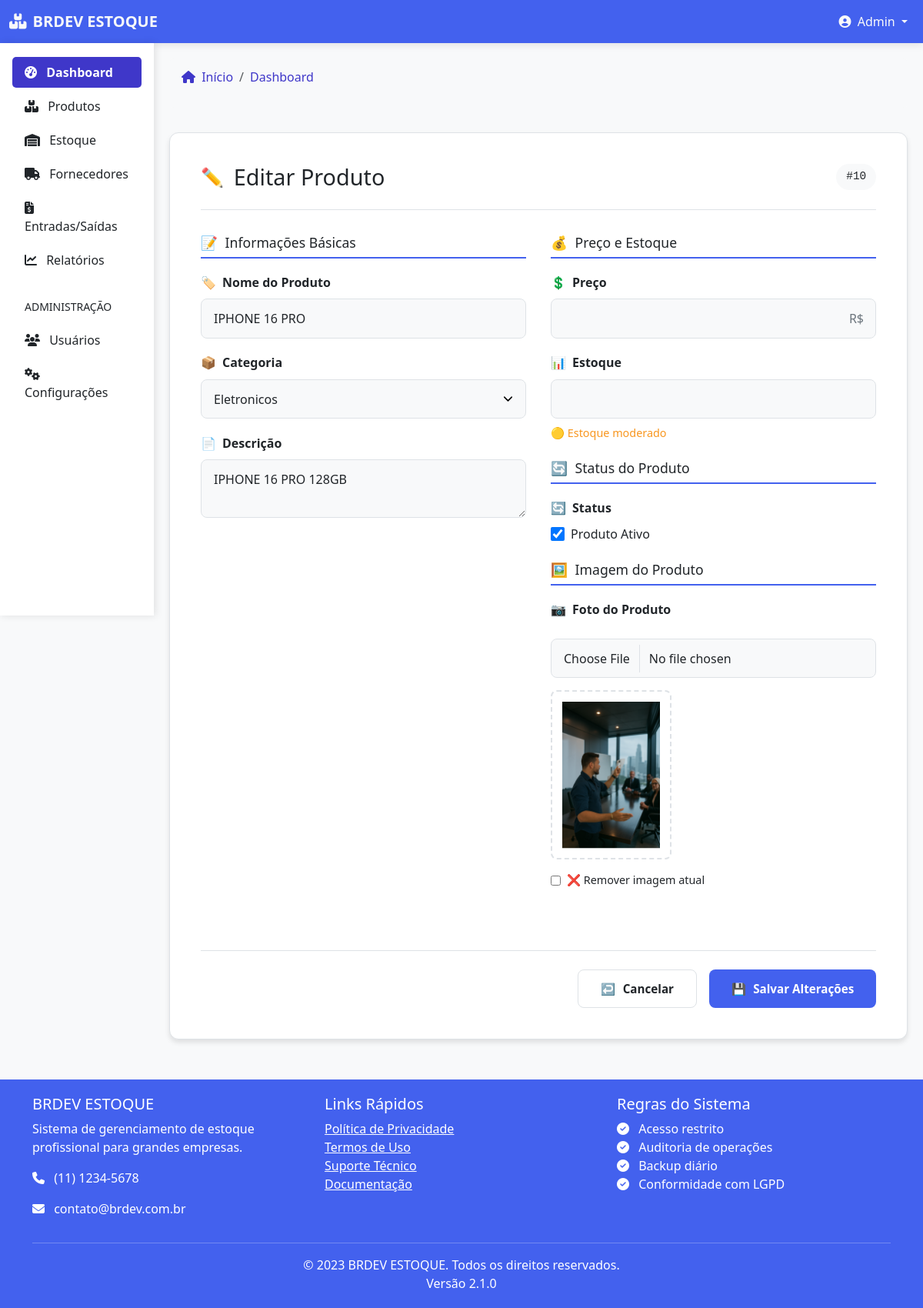
Page /produto/edit/10/editar/ (signed in) on the earlier database version.
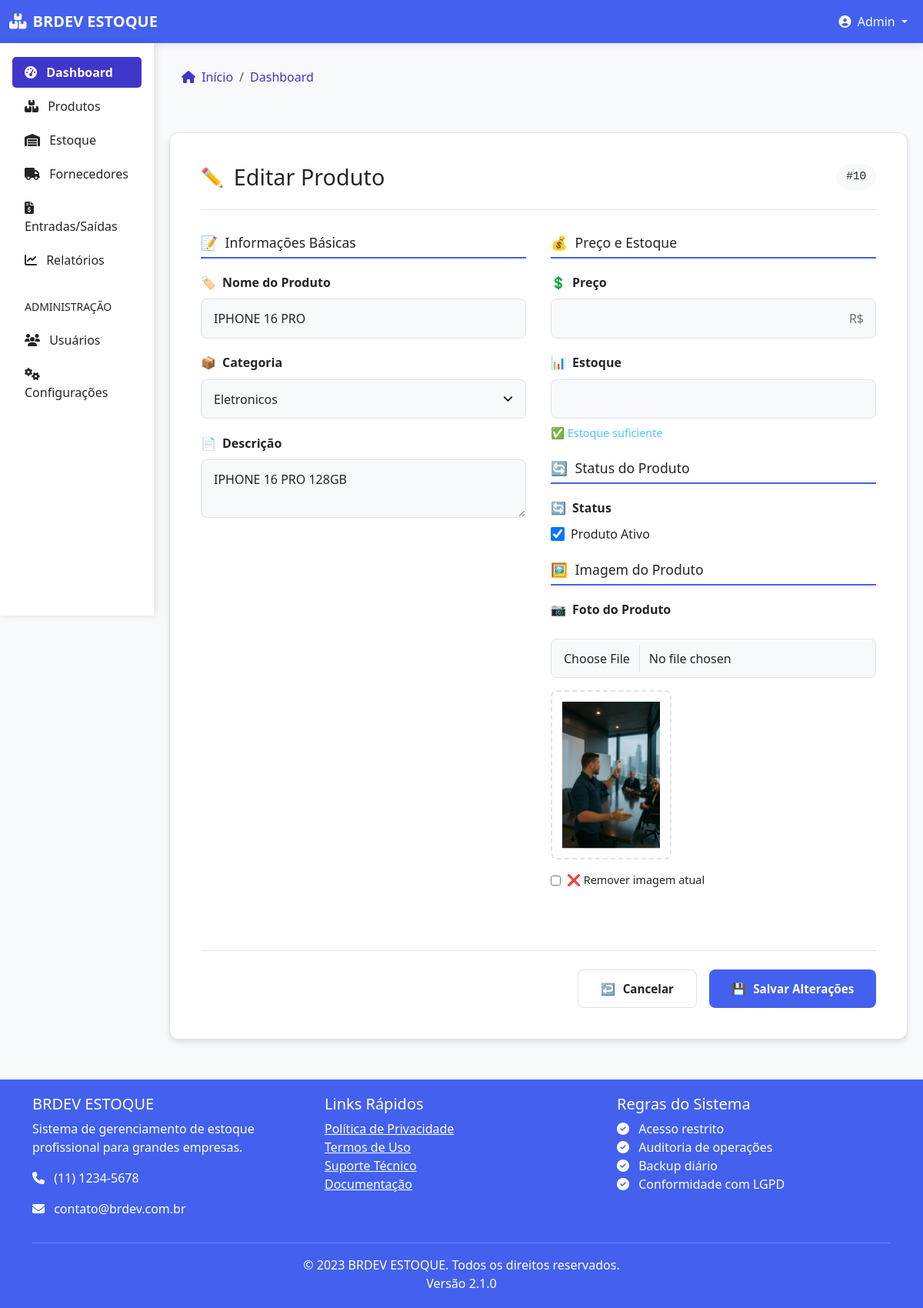
Same page on the later database version.
### Proj/views.py (the view, shortened to what this page needs)
# urls.py: path('produto/edit/<int:pk>/editar/', ProdutoUpdateView.as_view(), name='ProdutoUpdateView'),
@method_decorator(login_required(login_url='login'), name='dispatch')
class ProdutoUpdateView(UpdateView):
    model = Produto
    fields = ['nome', 'categoria', 'preco', 'status', 'photo', 'descricao','Estoque']
    template_name = 'Proj/products_update.html'
    context_object_name = 'produto'

### Proj/Templates/Proj/products_update.html (shortened to what the changed rows need)
{% extends "base.html" %}
{% load static %}
{% block content %}
<div class="edit-container">
    <div class="edit-header">
        <h1 class="edit-title">
            <span class="emoji">✏️</span>
            Editar Produto
        </h1>
    </div>
    <form method="post" enctype="multipart/form-data" class="edit-form">
        <div class="form-column">
            <div class="form-section">
                <div class="form-group">
                    {% if form.Estoque.value %}
                        <div class="stock-indicator">
                            {% if form.Estoque.value <= 5 %}
                                <span class="stock-low">⚠️ Estoque baixo!</span>
                            {% elif form.Estoque.value <= 15 %}
                                <span class="stock-medium">🟡 Estoque moderado</span>
                            {% else %}
                                <span class="stock-high">✅ Estoque suficiente</span>
                            {% endif %}
                        </div>
                    {% endif %}
                </div>
            </div>
        </div>
    </form>
</div>
{% endblock %}

Differences in the rows shown:
changed Produto "IPHONE 16 PRO": Estoque 15 → 48 (drawn)
Other differences:
text no longer shown: "🟡 Estoque moderado"
text now shown: "✅ Estoque suficiente"
